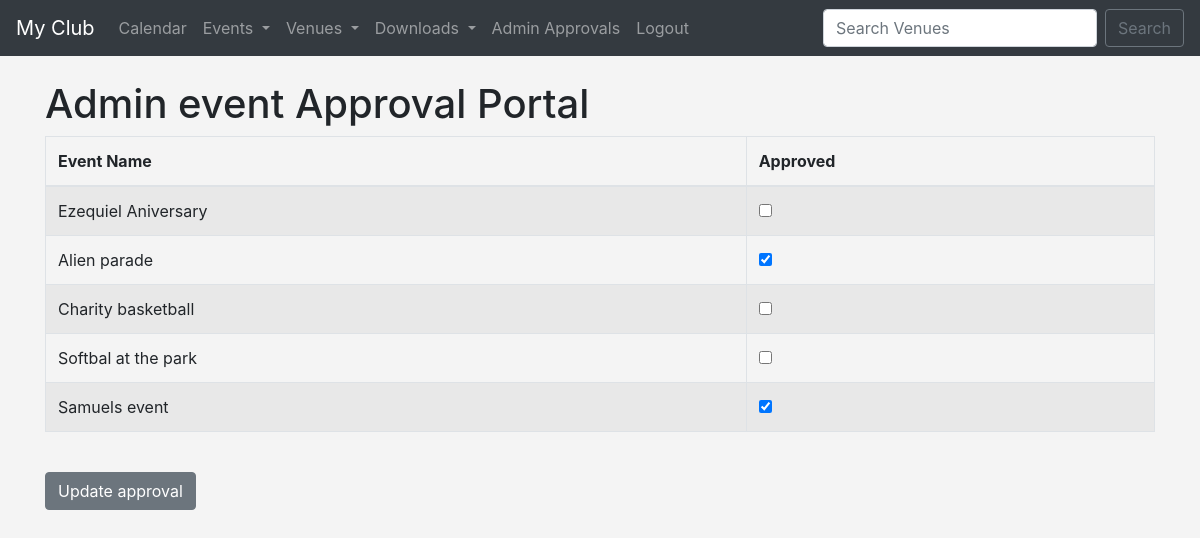
The page /admin_approval (signed in) on the database as committed earlier.
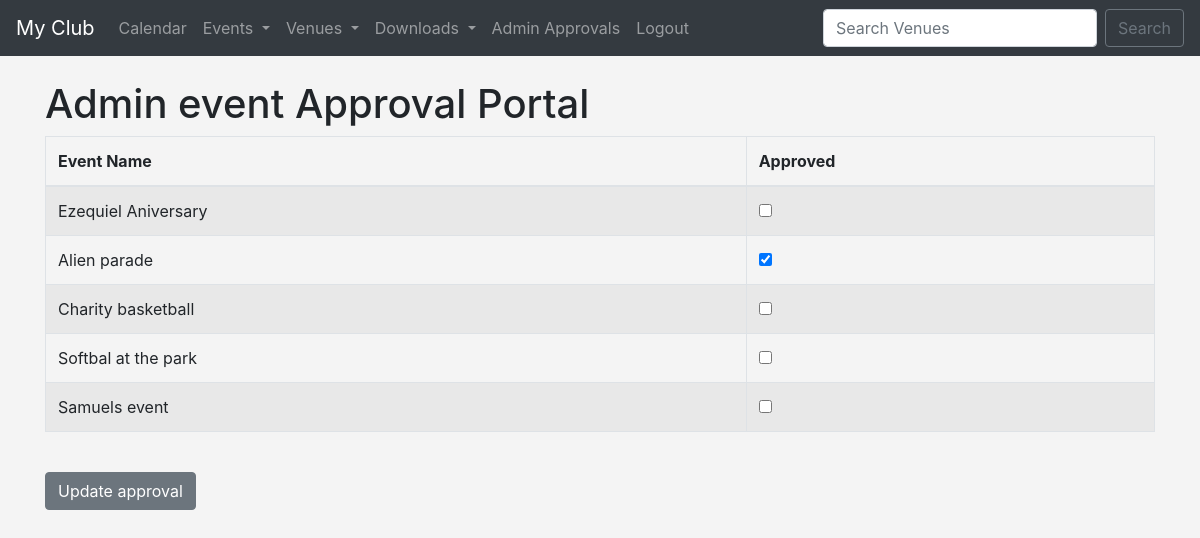
The same page on the database as committed later.
### events/models.py (models this page shows, shortened)
class Event(models.Model):
    name = models.CharField('Event name', max_length=128)
    event_date = models.DateTimeField('Event date')
    venue = models.ForeignKey(Venue, blank=True, null=True, on_delete=models.CASCADE)
    manager = models.ForeignKey(User, blank=True, null=True, on_delete=models.SET_NULL)
    description = models.TextField(blank=True)
    attendees = models.ManyToManyField(MyClubUser, blank=True)
    approved = models.BooleanField('Approved', default=False)
    def __str__(self):
        return self.name

### events/views.py (the view)
# urls.py: path('admin_approval', views.admin_approval, name='admin-approval'),
def admin_approval(request):
    event_list = Event.objects.all().order_by('-event_date')
    if request.user.is_superuser:
        if request.method == "POST":
            id_list = request.POST.getlist("boxes")
            event_list.update(approved=False)
            for id in id_list:
                 Event.objects.filter(pk=int(id)).update(approved=True)
            messages.success(request, ("Event list has been updated"))
            return redirect('list-events')
        else:
            return render(request, 'events/admin_approval.html', {
                'event_list': event_list
        })
    else:
        messages.success(request, ("You aren't authorized"))
        return redirect('home')
    return render(request, 'events/admin_approval.html', {
    })

### events/templates/events/admin_approval.html (shortened to what this page needs)
{% extends 'events/base.html' %}
    {% block content %}
    {% if user.is_authenticated %}
        <h1>Admin event Approval Portal</h1>
        <form action="" method="POST">
            <table class="table table-striped table-hover table-bordered">
                <thead>
                    <tr>
                        <th scope="col">Event Name</th>
                        <th scope="col">Approved</th>
                    </tr>
                </thead>
                <tbody>
                    {% for event in event_list %}
                        <tr>
                            <td>
                                {{ event }}
                            </td>
                            <td>
                                {% if event.approved %}
                                    <div class="form-check">
                                        <input class="form-check-input" type="checkbox" checked="checked" name="boxes" value="{{ event.id }}">
                                    </div>
                                {% else %}
                                    <div class="form-check">
                                        <input class="form-check-input" type="checkbox" name="boxes" value="{{ event.id }}">
                                    </div>
                                {% endif %}
                            </td>
                        </tr>
                    {% endfor %}
                </tbody>
            </table>
            <br>
            <button class="btn btn-secondary" type="submit">Update approval</button>
    {% endif %}
{% endblock %}

Rows that differ between the two databases and show on the page:
changed Event "Samuels event": boxes "☑" → "☐"
